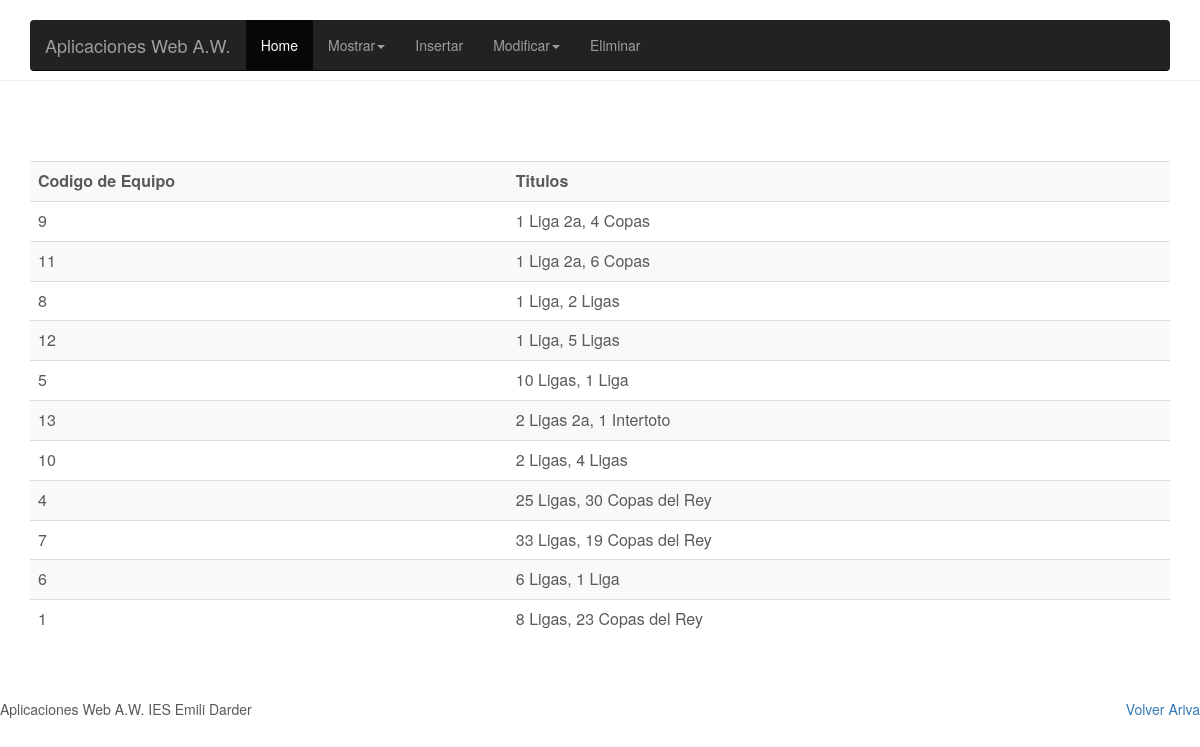
The page /mostrar2.php on the database its author committed.
### tables this page shows
CREATE TABLE `titols` (
  `codi` int(10) NOT NULL,
  `nom` varchar(30) NOT NULL,
  `codiequip` varchar(10) NOT NULL
);

### mostrar2.php (the view, shortened to what this page needs)
<html lang="es">
  <head>
    <link href="css/bootstrap.min.css" rel="stylesheet">
    <link href="css/carousel.css" rel="stylesheet">
  </head>
  <body>
    <div class="navbar-wrapper">
      <div class="container">
        <nav class="navbar navbar-inverse navbar-static-top">
          <div class="container">
            <div class="navbar-header">
              <a class="navbar-brand" href="index.php">Aplicaciones Web A.W. </a>
            </div>
            <div id="navbar" class="navbar-collapse collapse">
              <ul class="nav navbar-nav">
				<li class="active"><a href="index.php">Home</a></li>
                  <li class="dropdown">
                  <a href="#" class="dropdown-toggle" data-toggle="dropdown" role="button" aria-haspopup="true" aria-expanded="false">Mostrar<span class="caret"></span></a>
                </li>
                <li><a href="insertar.php">Insertar</a></li>
                <li class="dropdown">
                  <a href="#" class="dropdown-toggle" data-toggle="dropdown" role="button" aria-haspopup="true" aria-expanded="false">Modificar<span class="caret"></span></a>
                </li>
				<li><a href="eleminar.php">Eliminar</a></li>
              </ul>
            </div>
          </div>
        </nav>
      </div>
    </div>
	  <hr class="featurette-divider">
      <div class="container">
		<?php
			$servidor = "localhost";
			$usuari = "root";
			$password = "";
			$db = "futbol";
			$conn = new mysqli($servidor, $usuari, $password, $db);
			$conn->set_charset("utf8");
			if ($conn->connect_error) {
				die("Connexió KO: " . $conn->connect_error);
			}
			else {
				$sql = "SELECT nom, codiequip FROM titols ORDER BY nom ASC";
				$result = $conn->query($sql);
				if ($result->num_rows > 0) {
					echo "<table class=\"table table-striped\">";
					echo "<tr><th>Codigo de Equipo</th><th>Titulos</th></tr>";
					while($row = $result->fetch_assoc()) {
					echo "<tr> <td>". $row["codiequip"]. "</td> <td>". $row["nom"]. "</td> ";
				}
				echo "</table>";
			}
			}
		?>
      </div>
    <footer>
        <br></br>
        <p class="pull-right"><a href="#">Volver Ariva</a></p>
        <p>Aplicaciones Web A.W. IES Emili Darder</p>
      </footer>
  </body>
</html>

### css/carousel.css (style rules this page uses)
body { padding-bottom: 40px; color: #5a5a5a; }
.navbar-wrapper { position: absolute; top: 0; right: 0; left: 0; z-index: 20; }
.navbar-wrapper > .container { padding-right: 0; padding-left: 0; }
.navbar-wrapper .navbar { padding-right: 15px; padding-left: 15px; }
.navbar-wrapper .navbar .container { width: auto; }
.featurette-divider { margin: 80px 0; }
@media (min-width: 768px) { .navbar-wrapper { margin-top: 20px; } }
@media (min-width: 768px) { .navbar-wrapper .container { padding-right: 15px; padding-left: 15px; } }
@media (min-width: 768px) { .navbar-wrapper .navbar { padding-right: 0; padding-left: 0; } }
@media (min-width: 768px) { .navbar-wrapper .navbar { border-radius: 4px; } }

### rows shown on the page
titols: codiequip "9", nom "1 Liga 2a, 4 Copas"
titols: codiequip "11", nom "1 Liga 2a, 6 Copas"
titols: codiequip "8", nom "1 Liga, 2 Ligas"
titols: codiequip "12", nom "1 Liga, 5 Ligas"
titols: codiequip "5", nom "10 Ligas, 1 Liga"
titols: codiequip "13", nom "2 Ligas 2a, 1 Intertoto"
titols: codiequip "10", nom "2 Ligas, 4 Ligas"
titols: codiequip "4", nom "25 Ligas, 30 Copas del Rey"
titols: codiequip "7", nom "33 Ligas, 19 Copas del Rey"
titols: codiequip "6", nom "6 Ligas, 1 Liga"
titols: codiequip "1", nom "8 Ligas, 23 Copas del Rey"
